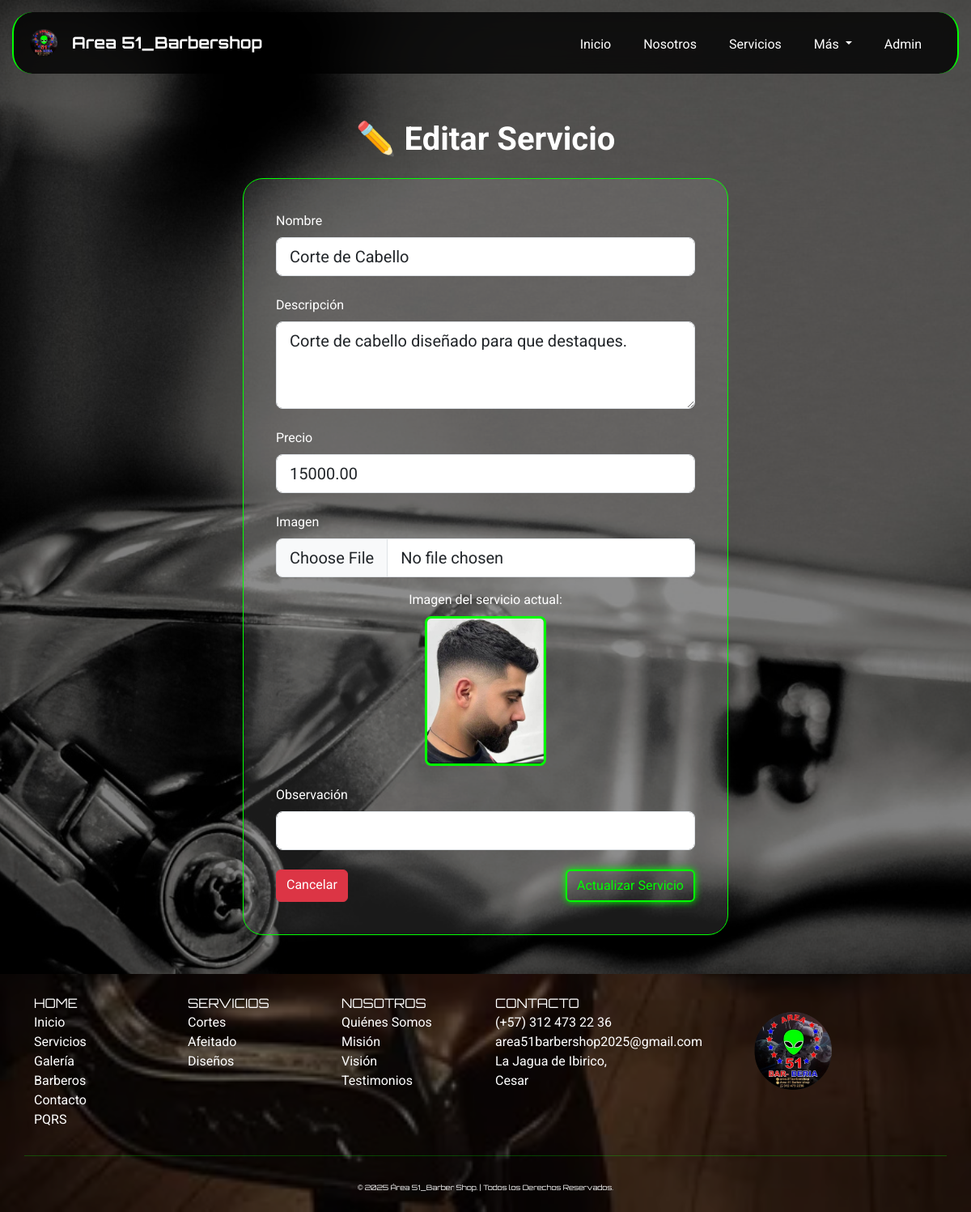
The app's page /index.php?page=editar_servicio&id=1 (signed in) with its own data.
### tables this page shows
CREATE TABLE `servicios` (
  `id_servicio` int(11) NOT NULL AUTO_INCREMENT,
  `img_servicio` varchar(255) DEFAULT NULL,
  `nombre` varchar(100) NOT NULL,
  `descripcion` text DEFAULT NULL,
  `precio` decimal(10,2) DEFAULT NULL,
  `observacion` varchar(255) DEFAULT NULL,
  PRIMARY KEY (`id_servicio`)
);

### app/controllers/ServicioController.php (called while the page is built, shortened)
<?php
require_once __DIR__ . '/../models/Servicio.php';
class ServicioController {
    private $servicioModel;
    public function __construct() {
        $this->servicioModel = new Servicio();
    }
    public function mostrarServicio($id) {
        return $this->servicioModel->obtenerServicioPorId($id);
    }
}

### app/models/Servicio.php (called while the page is built, shortened)
<?php
require_once __DIR__ . '/../../config/database.php';
class Servicio {
    private $db;
    public function __construct($db = null) {
        if ($db) {
            $this->db = $db;
        } else {
            global $db;
            $this->db = $db;
        }
    }
    public function obtenerServicioPorId($id) {
        $sql = "SELECT * FROM servicios WHERE id_servicio = :id";
        $stmt = $this->db->prepare($sql);
        $stmt->bindParam(':id', $id, PDO::PARAM_INT);
        $stmt->execute();
        return $stmt->fetch(PDO::FETCH_ASSOC);
    }
}

### app/views/servicios/editar_servicio.php (the view, shortened to what this page needs)
<?php
require_once __DIR__ . '/../../controllers/ServicioController.php';
$controller = new ServicioController();
$id = $_GET['id'] ?? null;
$servicio = $controller->mostrarServicio($id);
?>
<body>
    <div class="container py-5" style="margin-top:100px;">
        <h1 class="fw-bold text-white mb-4 text-center">✏️ Editar Servicio</h1>
        <div class="card text-white mx-auto" style="max-width: 600px; padding: 40px;">
            <form action="index.php?page=editar_servicio&id=<?= $servicio['id_servicio'] ?>"
                method="POST"
                enctype="multipart/form-data"
                class="text-white">
                <div class="mb-4">
                    <label for="nombre" class="form-label">Nombre</label>
                    <input type="text" name="nombre" id="nombre" class="form-control form-control-lg w-100"
                        value="<?= htmlspecialchars($servicio['nombre']) ?>" required>
                </div>
                <div class="mb-4">
                    <label for="descripcion" class="form-label">Descripción</label>
                    <textarea name="descripcion" id="descripcion" class="form-control form-control-lg w-100" rows="3"><?= htmlspecialchars($servicio['descripcion']) ?></textarea>
                </div>
                <div class="mb-4">
                    <label for="precio" class="form-label">Precio</label>
                    <input type="number" name="precio" id="precio" class="form-control form-control-lg w-100" step="0.01"
                        value="<?= $servicio['precio'] ?>">
                </div>
                <div class="mb-4">
                    <label for="img_servicio" class="form-label">Imagen</label>
                    <input type="file" name="img_servicio" id="img_servicio" class="form-control form-control-lg w-100">
                    <?php if (!empty($servicio['img_servicio'])): ?>
                        <div class="text-center mt-3">
                            <p class="text-white mb-2">Imagen del servicio actual:</p>
                            <img src="app/uploads/servicios/<?= htmlspecialchars($servicio['img_servicio']) ?>"
                                alt="Imagen servicio"
                                style="max-width:150px; max-height:200px; border: 3px solid #00ff00; border-radius: 8px;">
                        </div>
                    <?php else: ?>
                        <p class="text-warning small mt-2">⚠️ No hay imagen registrada para este servicio.</p>
                    <?php endif; ?>
                </div>
                <div class="mb-4">
                    <label for="observacion" class="form-label">Observación</label>
                    <input type="text" name="observacion" id="observacion" class="form-control form-control-lg w-100"
                        value="<?= htmlspecialchars($servicio['observacion']) ?>">
                </div>
                <div class="d-flex justify-content-between">
                    <a href="index.php?page=servicios" class="btn btn-danger">Cancelar</a>
                    <button type="submit" class="btn btn-neon">Actualizar Servicio</button>
                </div>
            </form>
        </div>
    </div>
<main>

### public/css/style.css (style rules this page uses)
body { background-image: url(../img/fondo_body.jpg); min-height: 100vh; background-size: cover; background-position: center; background-repeat: no-repeat; background-attachment: fixed; position: relative; font-family: 'Roboto', sans-serif; background-color: #000; color: #fff; margin: 0; padding: 0; width: 100%; align-items: center; justify-content: center; }
body::before { content: ''; position: fixed; top: 0; left: 0; width: 100%; height: 100%; background-color: rgba(0, 0, 0, 0.5); z-index: -1; }
html { scroll-behavior: smooth; width: 100%; }
.btn-neon { color: #00ff00; border: 2px solid #00ff00; background-color: transparent; box-shadow: 0 0 10px #00ff00; transition: all 0.3s ease; }
.card { width: 100%; background-color: rgba(255, 255, 255, 0.1); border: 1px solid #00ff00; transition: transform 0.3s, box-shadow 0.3s; border-radius: 25px; }
img { height: 80%; width: 80%; transition: transform 0.3s ease; }

### records on screen
servicios: nombre "Corte de Cabello", descripcion "Corte de cabello diseñado para que destaques.", precio "15000.00", img_servicio (picture)
